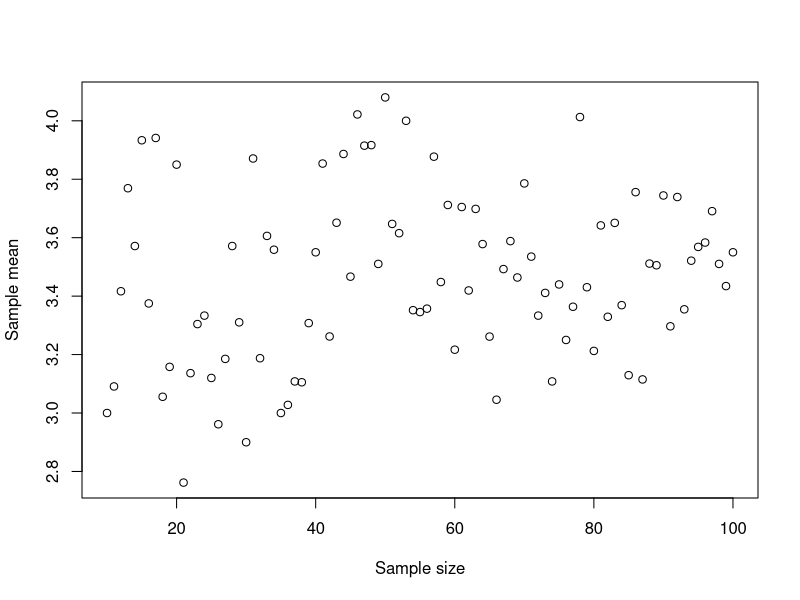
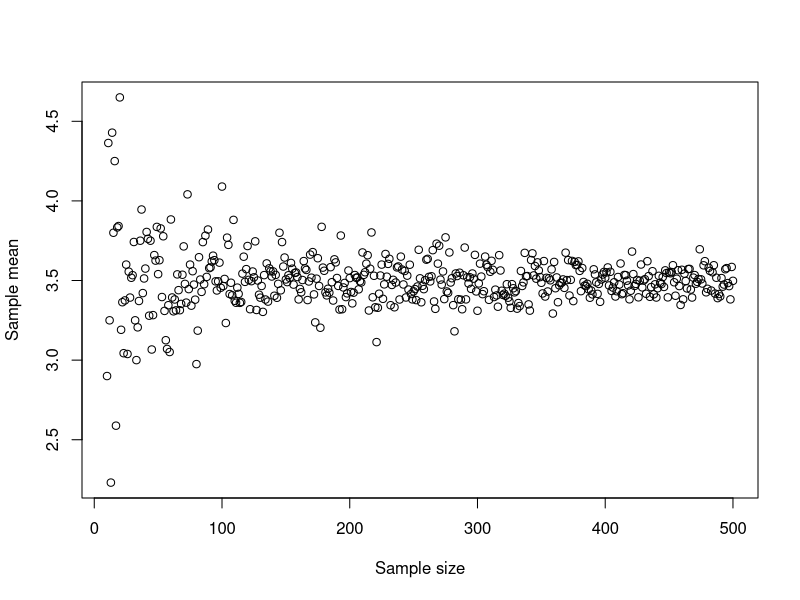
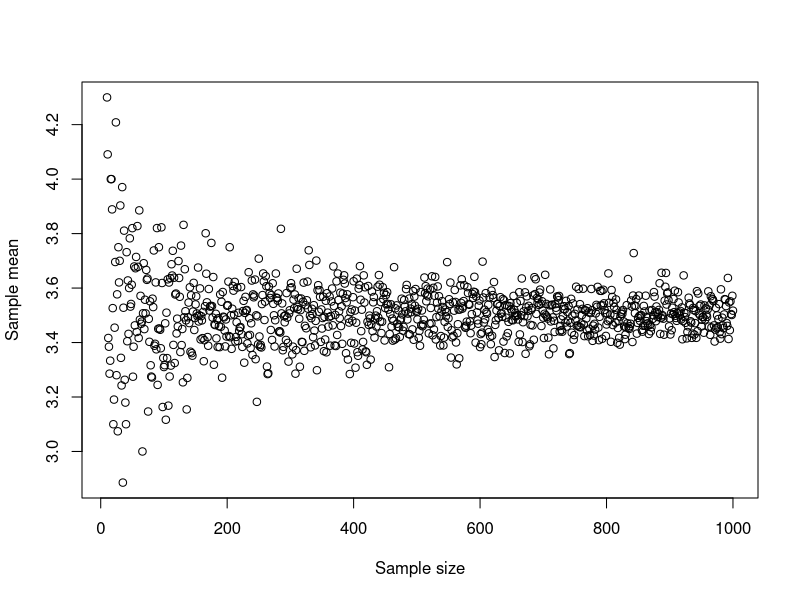
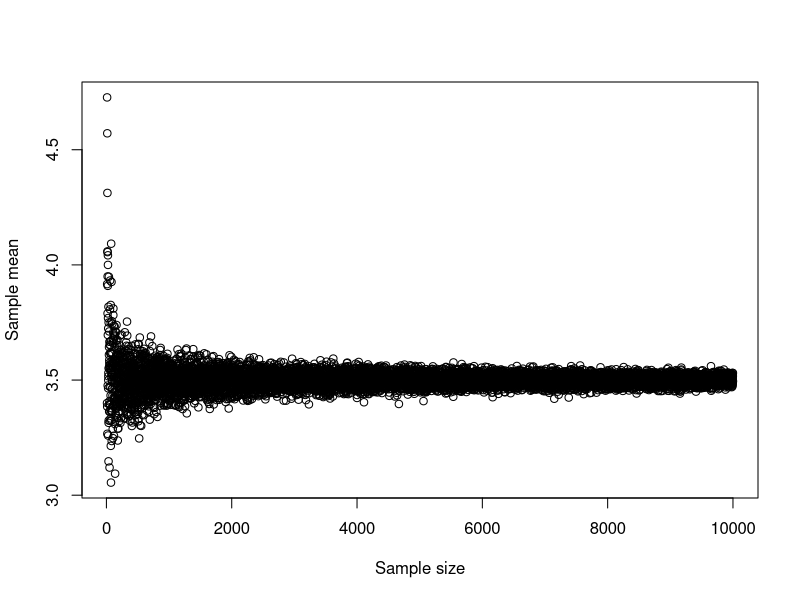
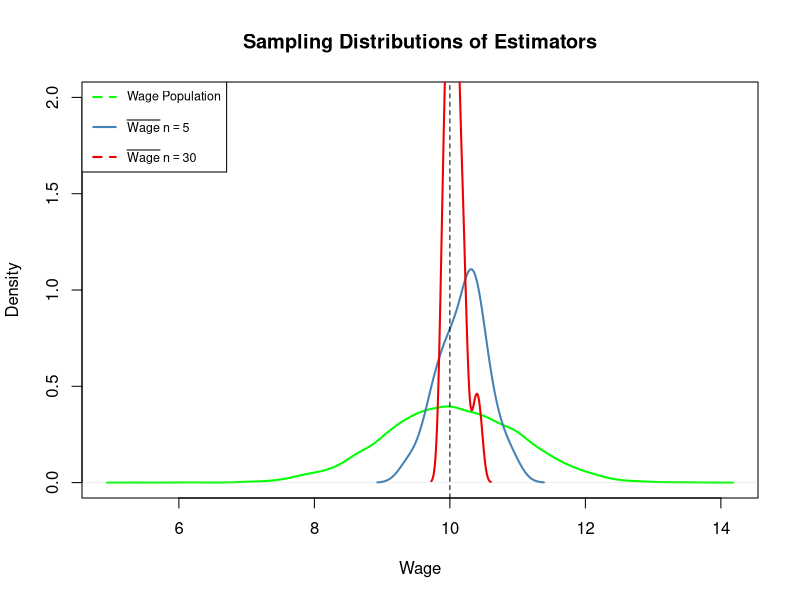
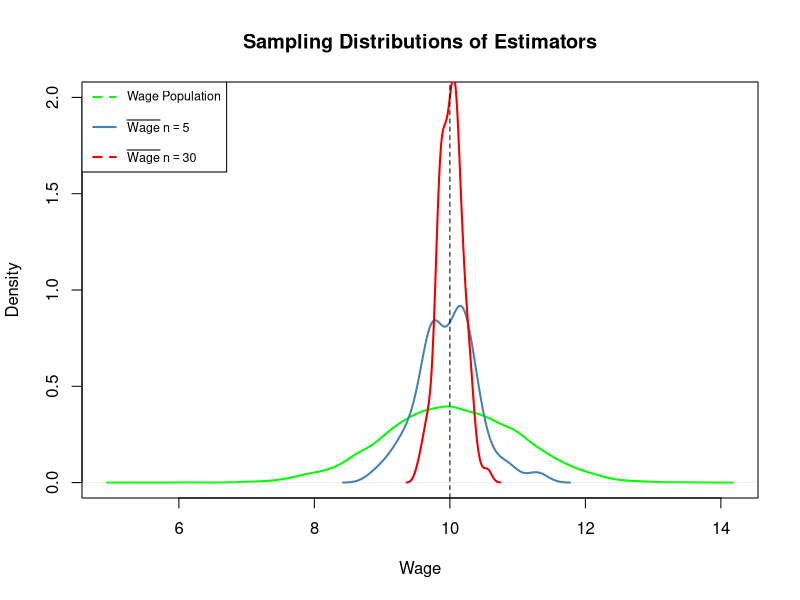

Generate these figures, in order, with R:
##week3
#Law of Large Number

#Example: roll a dice for N times
#population: N is infinity
#expected mean of the population : (1+2+3+4+5+6)/6=3.5
#sample mean? 
#LLN: as sample size going to infinity,the sample mean converge to the population mean.
# N=10 (10 observations)
sample(1:6,10,replace=TRUE)
mean(sample(1:6,10,replace=TRUE))

#x<-(sample(1:6,10,replace=TRUE))
#y<-mean(x)


# N=100 (100 observations)
mean(sample(1:6,100,replace=TRUE))


# N=1000 (1000 observations)
mean(sample(1:6,1000,replace=TRUE))

#simulation
avg=rep(0,1)
N=rep(0,1)

for(j in 10:100)
{ x<-mean(sample(1:6,j,replace=TRUE))
avg[j-9]=x
N[j-9]=j
}
plot(N,avg,xlab="Sample size", ylab="Sample mean")


for(j in 10:500)
{ x<-mean(sample(1:6,j,replace=TRUE))
avg[j-9]=x
N[j-9]=j
}
plot(N,avg,xlab="Sample size", ylab="Sample mean")

for(j in 10:1000)
{ x<-mean(sample(1:6,j,replace=TRUE))
avg[j-9]=x
N[j-9]=j
}
plot(N,avg,xlab="Sample size", ylab="Sample mean")

for(j in 10:10000)
{ x<-mean(sample(1:6,j,replace=TRUE))
avg[j-9]=x
N[j-9]=j
}
plot(N,avg,xlab="Sample size", ylab="Sample mean")

##Any Questions?
#### We stop here!

#Weak Law of Large Number and The Central Limit Theorem
#As sample size grows larger, the probabilty that sample mean converge to population mean 
#becomes larger.

#Example 2 : suppose the total population of country A is 10000. the mean wage is 10 dollar 
#            and the variance of the wage is 1.
#           Unluckly, this information is not known by economists, they have to do a survey about wage!
#           they hope that the sample could represent the population characteristics (mean) well!


# generate Country A population (wage)
wage.pop <- rnorm(10000, 10, 1)


#repeat the survey for 25 times
# sample from the population and estimate the mean
#sample size 5,repeat the survey for 25 times
wage.sample1 <- replicate(expr= mean(sample(x = wage.pop, size = 5)), n = 25) # expr is expression function.https://www.geeksforgeeks.org/create-an-expression-in-r-programming-expression-function/
#sample size 30,repeat the survey for 25 times
wage.sample2 <- replicate(expr = mean(sample(x =wage.pop, size = 30)), n = 25)

#Let's plot!
#population density
plot(density(wage.pop), 
     col = "green", 
     lwd = 2,
     ylim = c(0, 2),
     xlab = "Wage",
     main = "Sampling Distributions of Estimators")

# add density estimate for the distribution of the sample mean with n=5 to the plot
lines(density(wage.sample1), 
      col = "steelblue", 
      lwd = 2, 
      bty = "l")

# add density estimate for the distribution of the sample mean with n=30 to the plot
lines(density(wage.sample2), 
      col = "red2", 
      lwd = 2)

# add a vertical line at the true parameter
abline(v = 10, lty = 2)


# add a legend
legend("topleft",cex = 0.75,
       legend = c(expression('Wage Population'),
                   '',
                  expression(bar(Wage) ~ n == 5),
                  '',
                  expression(bar(Wage) ~ n == 30)
       ), 
       lty = c(2, 1, 1, 1), 
       col = c("green","white", "steelblue","white", "red2"),
       lwd = 2)


#repeat the survey for 100 times
# sample from the population and estimate the mean
#sample size 5,repeat the survey for 100 times
wage.sample1 <- replicate(expr= mean(sample(x = wage.pop, size = 5)), n = 100) # expr is expression function.https://www.geeksforgeeks.org/create-an-expression-in-r-programming-expression-function/
#sample size 30,repeat the survey for 100 times
wage.sample2 <- replicate(expr = mean(sample(x =wage.pop, size = 30)), n = 100)

#Let's plot!
#population density
plot(density(wage.pop), 
     col = "green", 
     lwd = 2,
     ylim = c(0, 2),
     xlab = "Wage",
     main = "Sampling Distributions of Estimators")

# add density estimate for the distribution of the sample mean with n=5 to the plot
lines(density(wage.sample1), 
      col = "steelblue", 
      lwd = 2, 
      bty = "l")

# add density estimate for the distribution of the sample mean with n=30 to the plot
lines(density(wage.sample2), 
      col = "red2", 
      lwd = 2)

# add a vertical line at the true parameter
abline(v = 10, lty = 2)


# add a legend
legend("topleft",cex = 0.75,
       legend = c(expression('Wage Population'),
                  '',
                  expression(bar(Wage) ~ n == 5),
                  '',
                  expression(bar(Wage) ~ n == 30)
       ), 
       lty = c(2, 1, 1, 1), 
       col = c("green","white", "steelblue","white", "red2"),
       lwd = 2)

##https://umatter.github.io/courses/berkstats/Berkstats_LLM_CLT.html

